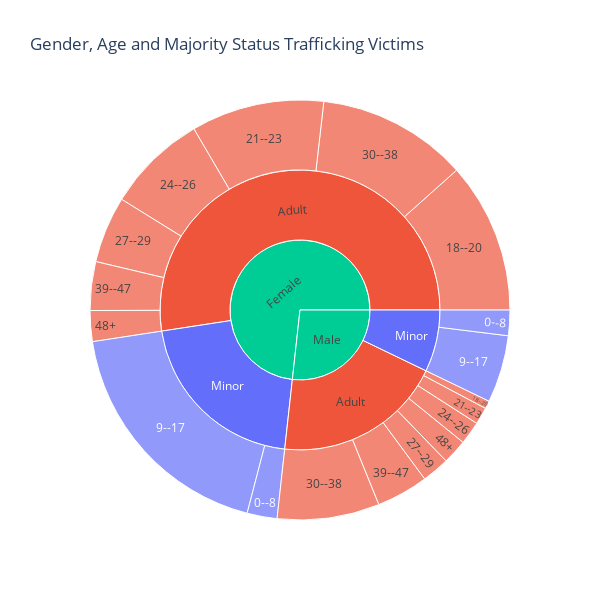

Notebook code cell kept with this figure:
### Markdown cell above
We can see that of all the responses in the age group columns 83% of the victims are between the ages of 9 and 38.

### Code cell
fig = px.sunburst(data[data['majorityStatus'].notna()], path=['gender', 'majorityStatus', 'ageBroad'], color='majorityStatus',
                  title='Gender, Age and Majority Status Trafficking Victims')
fig.update_layout(width=600, height=600)
fig.show()

### Figure 1 — Plotly figure (JSON) as saved in the notebook; plotly's stock layout.template omitted (floating-point values rounded to 4 significant figures)
{"data": [{"branchvalues": "total", "customdata": [["Minor"], ["Minor"], ["Minor"], ["Adult"], ["Adult"], ["Minor"], ["Minor"], ["Adult"], ["Adult"], ["Adult"], ["Adult"], ["Adult"], ["Adult"], ["Adult"], ["Adult"], ["Adult"], ["Adult"], ["Adult"], ["Adult"], ["Adult"], ["Adult"], ["Minor"], ["(?)"], ["(?)"]], "domain": {"x": [0, 1], "y": [0, 1]}, "hovertemplate": "labels=%{label}<br>count=%{value}<br>parent=%{parent}<br>id=%{id}<br>majorityStatus=%{customdata[0]}<extra></extra>", "ids": ["Female/Minor/0--8", "Male/Minor", "Female/Minor", "Male/Adult", "Female/Adult", "Male/Minor/9--17", "Female/Minor/9--17", "Male/Adult/48+", "Female/Adult/48+", "Male/Adult/39--47", "Female/Adult/39--47", "Male/Adult/30--38", "Female/Adult/30--38", "Male/Adult/27--29", "Female/Adult/27--29", "Male/Adult/24--26", "Female/Adult/24--26", "Male/Adult/21--23", "Female/Adult/21--23", "Male/Adult/18--20", "Female/Adult/18--20", "Male/Minor/0--8", "Female", "Male"], "labels": ["0--8", "Minor", "Minor", "Adult", "Adult", "9--17", "9--17", "48+", "48+", "39--47", "39--47", "30--38", "30--38", "27--29", "27--29", "24--26", "24--26", "21--23", "21--23", "18--20", "18--20", "0--8", "Female", "Male"], "marker": {"colors": ["#636efa", "#636efa", "#636efa", "#EF553B", "#EF553B", "#636efa", "#636efa", "#EF553B", "#EF553B", "#EF553B", "#EF553B", "#EF553B", "#EF553B", "#EF553B", "#EF553B", "#EF553B", "#EF553B", "#EF553B", "#EF553B", "#EF553B", "#EF553B", "#636efa", "#00cc96", "#00cc96"]}, "name": "", "parents": ["Female/Minor", "Male", "Female", "Male", "Female", "Male/Minor", "Female/Minor", "Male/Adult", "Female/Adult", "Male/Adult", "Female/Adult", "Male/Adult", "Female/Adult", "Male/Adult", "Female/Adult", "Male/Adult", "Female/Adult", "Male/Adult", "Female/Adult", "Male/Adult", "Female/Adult", "Male/Minor", "", ""], "type": "sunburst", "values": [841, 2606, 7595, 7139, 19099, 1891, 6754, 695, 865, 1455, 1366, 2869, 4222, 772, 1869, 648, 2816, 479, 3734, 221, 4227, 715, 26694, 9745]}], "layout": {"height": 600, "legend": {"tracegroupgap": 0}, "title": {"text": "Gender, Age and Majority Status Trafficking Victims"}, "width": 600}}
